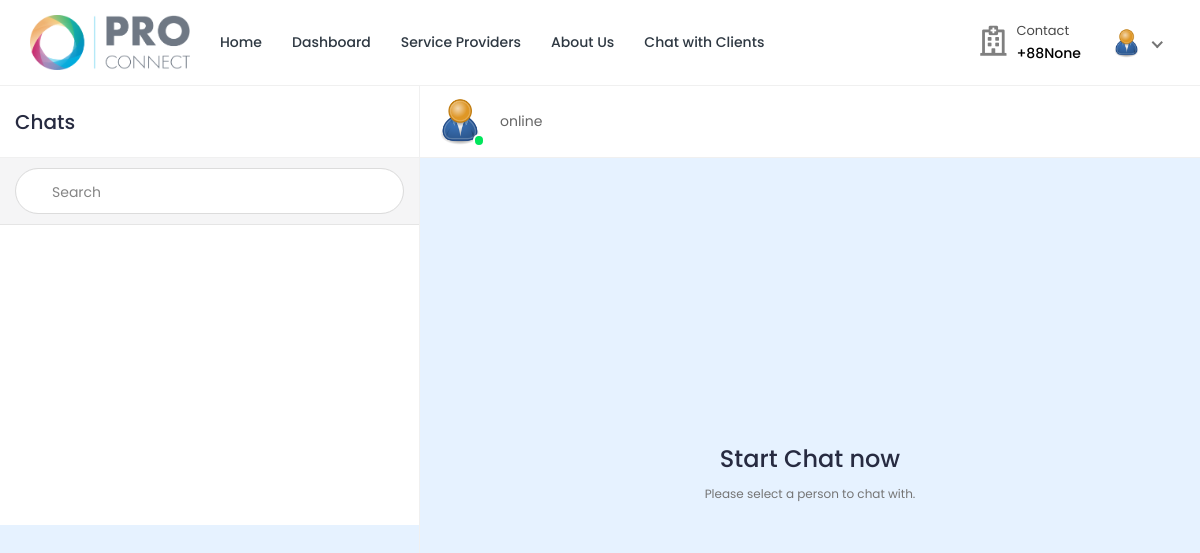
The app's page /chat-professional/ (signed in), older data.
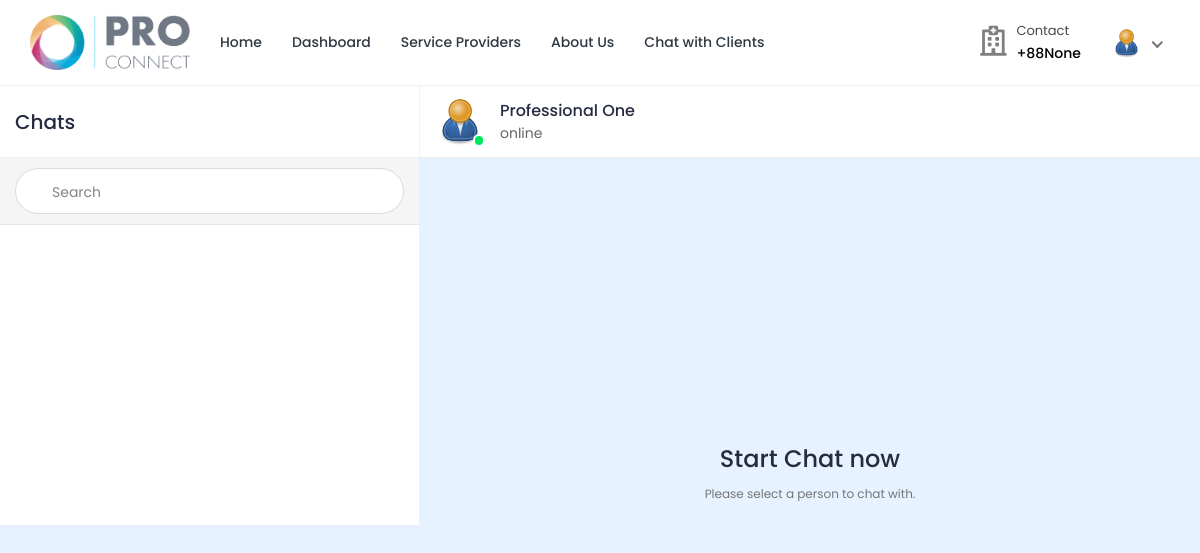
The same page, newer data.
### professional/models.py (models this page shows, shortened)
class Professional_Information(models.Model):
    PROFESSION_CHOICES = (
        ('medical', 'Medical Services'),
        ('legal', 'Legal Services'),
        ('engineering', 'Engineering Services'),
        ('art', 'Art & Design'),
    )
    professional_id = models.AutoField(primary_key=True)
    user = models.OneToOneField(settings.AUTH_USER_MODEL, on_delete=models.CASCADE, related_name='profile')
    name = models.CharField(max_length=200)
    username = models.CharField(max_length=200, null=True, blank=True)
    gender = models.CharField(max_length=200, null=True, blank=True)
    description = models.TextField(max_length=1000, null=True, blank=True)
    profession = models.CharField(max_length=200, choices=PROFESSION_CHOICES)
    profession_name = models.ForeignKey(ServiceDepartment, on_delete=models.SET_NULL, null=True)
    specialization = models.ForeignKey(specialization, on_delete=models.SET_NULL, null=True)
    featured_image = models.ImageField(upload_to='professionals/', default='professionals/user-default.png')
    certificate_image = models.ImageField(upload_to='professionals_certificates/', default='professionals_certificates/default.png', null=True, blank=True)
    email = models.EmailField(max_length=200, null=True, blank=True)
    phone_number = models.CharField(max_length=200, null=True, blank=True)
    availability = models.CharField(max_length=200, null=True, blank=True)
    consultation_fee = models.IntegerField(null=True, blank=True, default=0)
    address = models.CharField(max_length=200, null=True, blank=True)
    service_name = models.ForeignKey(Service_Provider_Information, on_delete=models.SET_NULL, null=True, blank=True)
    profession = models.CharField(max_length=200, choices=PROFESSION_CHOICES, null=True, blank=True)
    institute = models.CharField(max_length=200, null=True, blank=True)
    degree = models.CharField(max_length=200, null=True, blank=True)
    completion_year = models.CharField(max_length=200, null=True, blank=True)
    work_place = models.CharField(max_length=200, null=True, blank=True)
    designation = models.CharField(max_length=200, null=True, blank=True)
    start_year = models.CharField(max_length=200, null=True, blank=True)
    end_year = models.CharField(max_length=200, null=True, blank=True)
    register_status = models.CharField(max_length=200, null=True, blank=True, default='Accepted')

### service_provider/views.py (the view)
# urls.py: path('chat-professional/', views.chat_professional, name='chat-professional'),
@csrf_exempt
@login_required(login_url="login")
def chat_professional(request):
    if request.user.is_professional:
        professional = Professional_Information.objects.get(user=request.user)
        clients = Client.objects.all()
    context = {'clients': clients, 'professional': professional}
    return render(request, 'chat-professional.html', context)

### templates/chat-professional.html (shortened to what this page needs)
{% load static %}
{% load tz%}
<!DOCTYPE html>
<html lang="en">
<head>
	<link rel="stylesheet" href="{% static 'proConnect-System/css/Normal/bootstrap.min.css' %}">
	<link rel="stylesheet" href="{% static 'proConnect-System/plugins/Normal/fontawesome/css/fontawesome.min.css' %}">
	<link rel="stylesheet" href="{% static 'proConnect-System/plugins/Normal/fontawesome/css/all.min.css' %}">
	<link rel="stylesheet" href="{% static 'proConnect-System/css/Normal/style.css' %}">
	<link rel="stylesheet" href="{% static 'proConnect-System/plugins/Normal/fancybox/jquery.fancybox.min.css'%}">
</head>
<body class="chat-page">
	<div class="main-wrapper">
		<header class="header">{% include 'professional-navbar.html' %}</header>
		<div class="content">
			<div class="container-fluid">
				<div class="row">
					<div class="col-xl-12">
						<div class="chat-window">
							<div class="chat-cont-left">
								<div class="chat-header">
									<span>Chats</span>
								</div>
								<form class="chat-search" method="GET" action="{% url 'chat-home' pk=user.id %}">
									<div class="input-group">
										<div class="input-group-prepend">
										</div>
										<input type="text" class="form-control" placeholder="Search" name="search">
									</div>
								</form>
								<div class="chat-users-list">
									<div class="chat-scroll">
									</div>
								</div>
							</div>
							<div class="chat-cont-right">
								<div class="chat-header">
									<div class="media">
										<div class="media-img-wrap">
											<div class="avatar avatar-online">
												<img src="{{professional.featured_image.url}}" alt="User Image"
													class="avatar-img rounded-circle">
											</div>
										</div>
										<div class="media-body">
											<div class="user-name">{{professional.name}}</div>
											<div class="user-status">online</div>
										</div>
									</div>
								</div>
								{% if not chat_id > 0 %}
								<div class="d-flex flex-column justify-content-center align-items-center" style="height: 650px;">
									<h3>Start Chat now</h3>
									<p><small class="text-muted">Please select a person to chat with.</small></p>
								</div>
								{% endif %}
							</div>
						</div>
					</div>
				</div>
			</div>
		</div>
</body>
</html>

### templates/professional-navbar.html (shortened to what this page needs)
{% load static %}
<nav class="navbar navbar-expand-lg header-nav">
  <div class="navbar-header">
    <a href="{% url 'service_provider_home'%}" class="navbar-brand logo">
      <img src="{% static 'proConnect-System/images/Normal/proConnect-logo.png' %}" class="img-fluid" alt="Logo" />
    </a>
  </div>
  <div class="main-menu-wrapper">
    <ul class="main-nav">
      <li>
        <a href="{% url 'service_provider_home'%}">Home</a>
      </li>
      <li>
        <a href="{% url 'professional-dashboard'%}">Dashboard</a>
      </li>
      <li><a href="{% url 'multiple-service_provider' %}" style="text-decoration: none;">Service Providers</a></li>
      <li>
        <a href="{% url 'about-us'%}">About Us</a>
      </li>
      <li>
        <a href="{% url 'chat-home' pk=user.id %}">Chat with Clients</a>
      </li>
    </ul>
  </div>
  <ul class="nav header-navbar-rht">
    <li class="nav-item contact-item">
      <div class="header-contact-img">
        <i class="far fa-hospital"></i>
      </div>
      <div class="header-contact-detail">
        <p class="contact-header">Contact</p>
        <p class="contact-info-header">+88{{professional.phone_number}}</p>
      </div>
    </li>
    <li class="nav-item dropdown has-arrow logged-item">
      <a href="#" class="dropdown-toggle nav-link" data-toggle="dropdown">
        <span class="user-img">
          <img class="rounded-circle" src="{{ professional.featured_image.url }}" width="31" alt="Darren Elder" />
        </span>
      </a>
    </li>
  </ul>
</nav>

Row changes from the older to the newer data that the page shows:
changed Professional_Information "None": name (not shown) → "Professional One"
